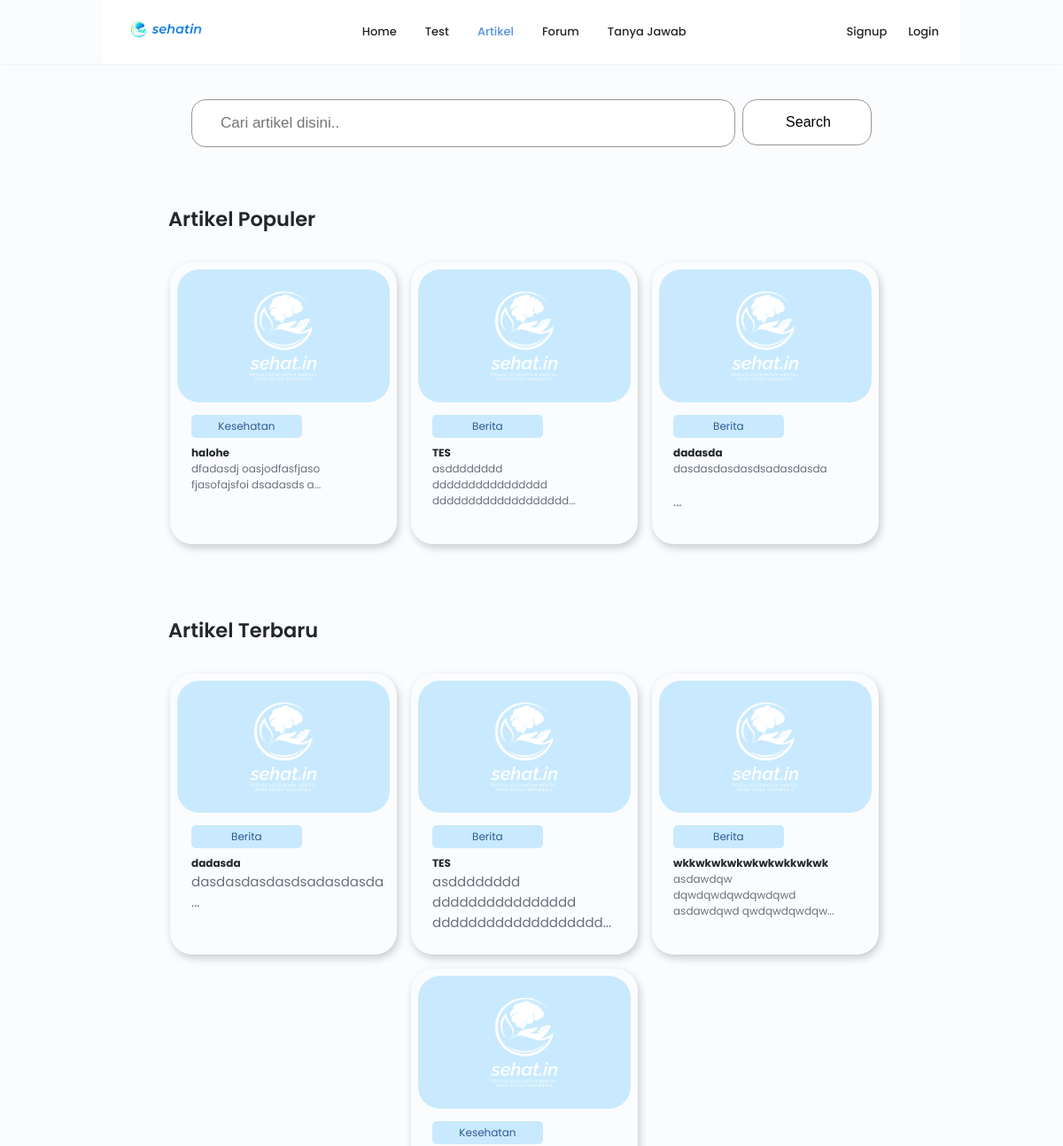
The page /artikel (upper part) on the database as committed earlier.
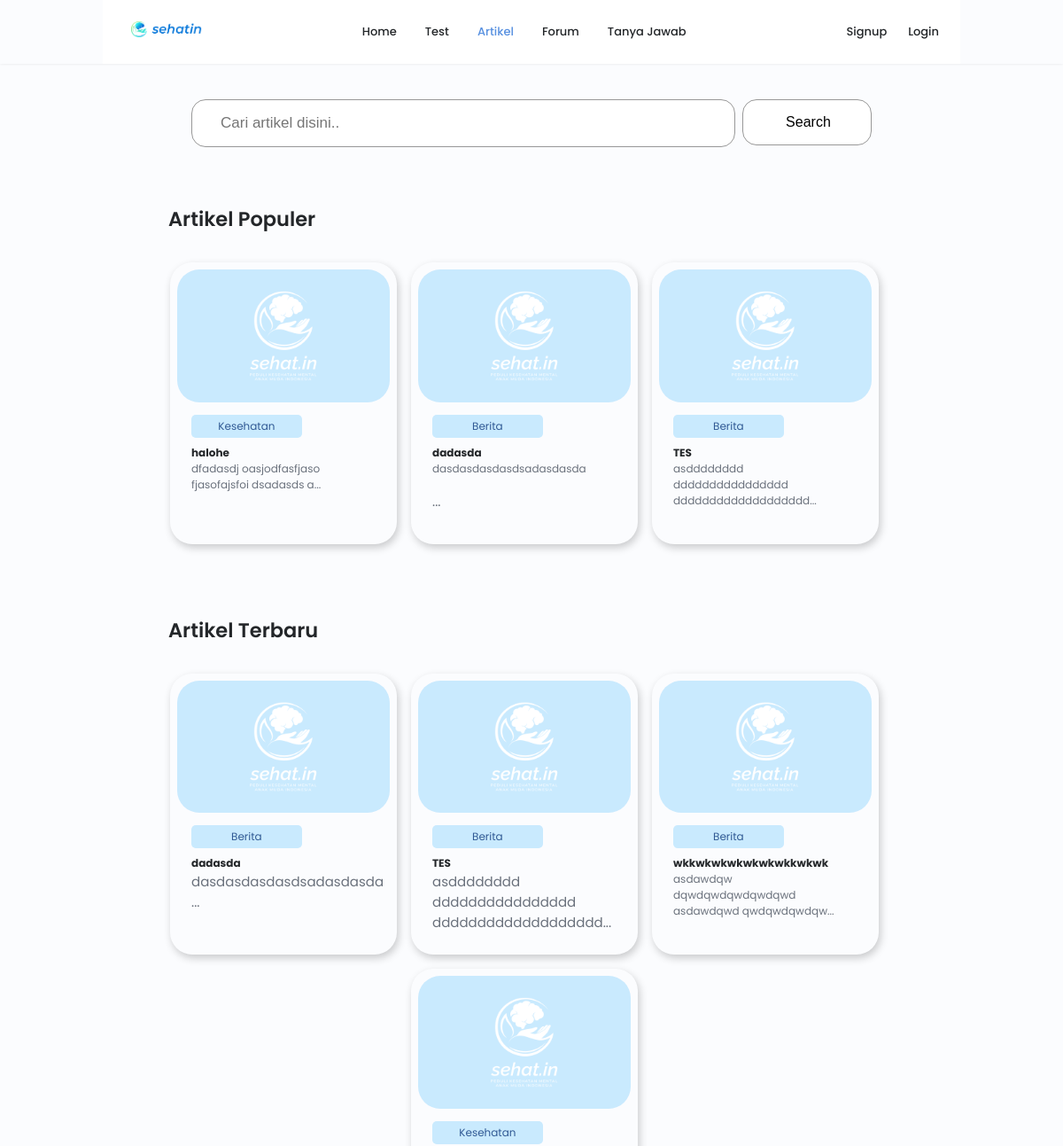
The same page on the database as committed later.
### sehat_in_webproject/models.py (models this page shows)
class Artikel(models.Model): # Post
    id = models.AutoField(primary_key=True)
    title = models.CharField(max_length=200)
    content = models.TextField()
    thumbnail_url = models.TextField(blank=True, null=True)
    tag = models.ForeignKey(Tag, on_delete=models.CASCADE, null=True, blank=True)
    user = models.ForeignKey(User, on_delete=models.SET_NULL, null=True)
    created_at = models.DateTimeField(auto_now_add=True)
    updated_at = models.DateTimeField(auto_now=True)
    views = models.IntegerField(default=0)

class Tag(models.Model): # Tag of a post, will be generated by admin only
    name = models.CharField(max_length=50)
    type = models.CharField(max_length=50)
    adminOnly = models.BooleanField(default=False)

### sehat_in_webproject/views.py (the view)
# urls.py: path('artikel', views.artikel, name='artikel'),
def artikel(request):
    tags = Tag.objects.filter(type="Artikel")
    if request.user.is_authenticated:
        notifications = Notification.objects.filter(user=request.user).order_by('-created_at')
    else:
        notifications = None
    searching = False
    if request.GET.get('q'):
        query = request.GET.get('q')
        paginator = Paginator(Artikel.objects.filter(title__icontains=query).order_by('-created_at'), 25)
        page = request.GET.get('page')
        posts_artikel = paginator.get_page(page)
        searching = True
        if paginator.count == 0:
            messages.info(request, 'No result found')
            return redirect('/artikel')
    else:
        paginator = Paginator(Artikel.objects.all().order_by('-created_at'), 25)
        page = request.GET.get('page')
        posts_artikel = paginator.get_page(page)
    popular_artikel = Artikel.objects.all().order_by('-views')[:3]
    return render(request, 'artikel/index.html', {'posts': posts_artikel, 'tags': tags, 'popular_artikel': popular_artikel, 'searching': searching, 'notifications': notifications})

### templates/artikel/index.html (shortened to what this page needs)
<!DOCTYPE html>
<html lang="en">
{% load static %}
{% load space_to_dash %}
<head>
    <link rel="stylesheet" href="{% static 'css/swiper-bundle.min.css' %}">
    <link rel="stylesheet" href="https://unicons.iconscout.com/release/v4.0.0/css/line.css">
    <link rel="stylesheet" href="{% static 'css/styles.css' %}">
    <link rel="stylesheet" href="{% static 'css/header.css' %}">
    <link rel="stylesheet" href="{% static 'css/footer.css' %}">
</head>
<body>
    {% include 'templates/header.html' %}
    <main>
        <section class="container search__container">
            <form action="/artikel" method="get">
                <input type="text" name="q" placeholder="Cari artikel disini..">
                <button type="submit">Search</button>
            </form>
        </section>
        {% if not searching %}
            <section class="container home__tes">
                <div class="tes__header">
                    <h1>Artikel Populer</h1>
                </div>
                <div class="tes__container">
                    {% for post in popular_artikel %}
                    <a href="artikel/{{ post.id }}">
                        <div class="tes__card">
                            <div class="tes__wrapper">
                                <img class="tes__image" src="{% if post.thumbnail_url %}{{post.thumbnail_url}}{% else %}/static/img/no_image.png{% endif %}" onerror="this.onerror=null; this.src='/static/img/no_image.png'" alt="{{ post.title }}">
                                <div class="tes__wrapper__content">
                                    <a class="tes__category" href="/artikel/tag/{{ post.tag.name }}">{{ post.tag.name }}</a>
                                    <h2 class="tes__title">{{ post.title }}</h2>
                                    <div id="desc-{{ post.id }}">{% autoescape off %}{{ post.content|slice:"0:50" }}...{% endautoescape %}</div>
                                </div>
                            </div>
                        </div>
                    </a>
                    {% endfor %}
                </div>
            </section>
        {% endif %}
        <section class="container home__tes">
            <div class="tes__header">
                <h1>{% if not searching %}Artikel Terbaru{% else %}Hasil Search Artikel{% endif %}</h1>
            </div>
            <div class="tes__container">
                {% for post in posts %}
                <a href="artikel/{{ post.id }}">
                    <div class="tes__card">
                        <div class="tes__wrapper">
                            <img class="tes__image" src="{% if post.thumbnail_url %}{{post.thumbnail_url}}{% else %}/static/img/no_image.png{% endif %}" onerror="this.onerror=null; this.src='/static/img/no_image.png'" alt="{{ post.title }}">
                            <div class="tes__wrapper__content">
                                <a class="tes__category" href="/artikel/tag/{{ post.tag.name }}">{{ post.tag.name }}</a>
                                <h2 class="tes__title">{{ post.title }}</h2>
                                <div id="desc-{{ post.id }}">{% autoescape off %}{{ post.content|slice:"0:50" }}...{% endautoescape %}</div>
                            </div>
                        </div>
                    </div>
                </a>
                {% endfor %}
            </div>
        </section>
    </main>
    Page {{ posts.number }} of {{ posts.paginator.num_pages }}<br>
</body>
</html>

Rows that differ between the two databases and show on the page:
changed Artikel "dasdasdasdasdsadasdasda": moves up the list
